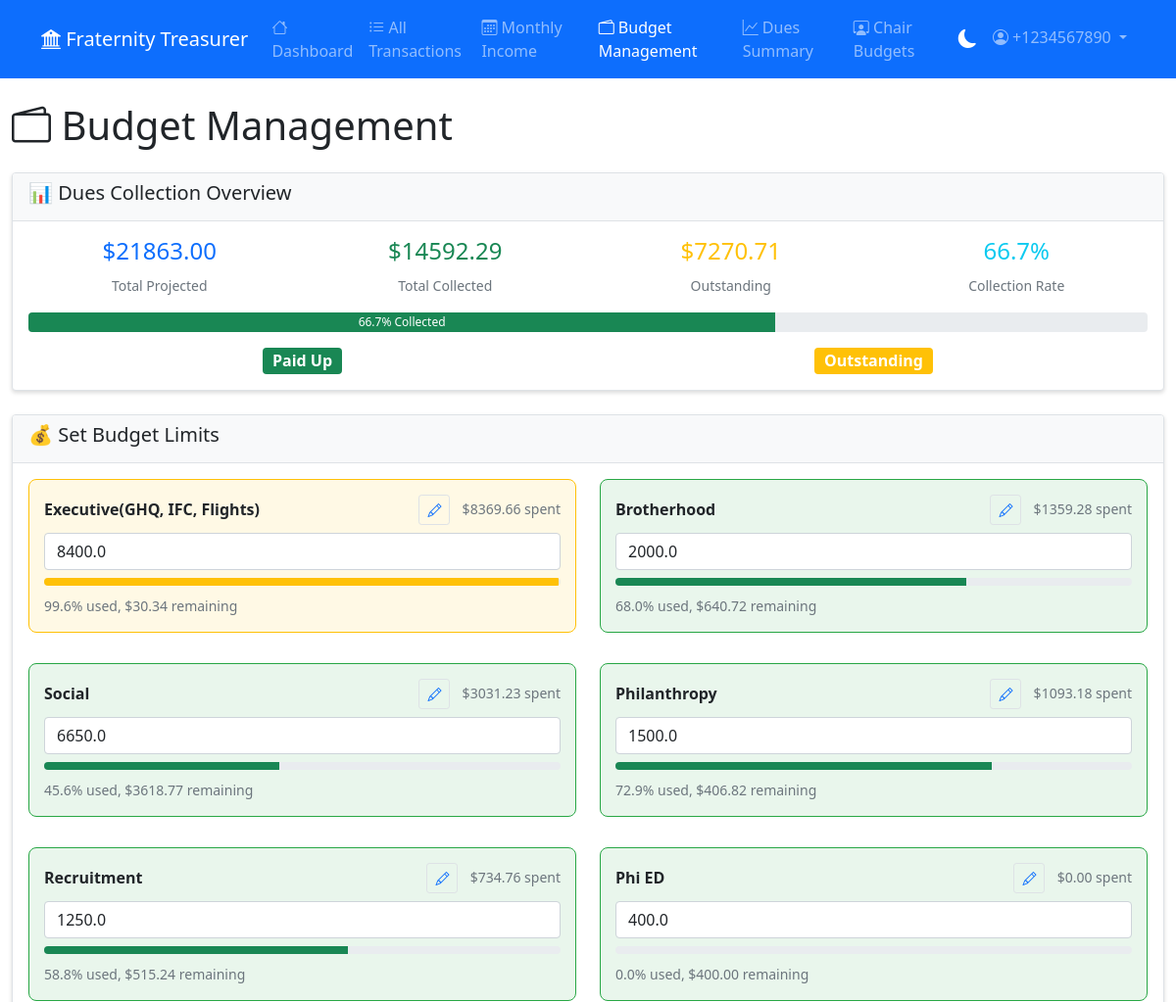
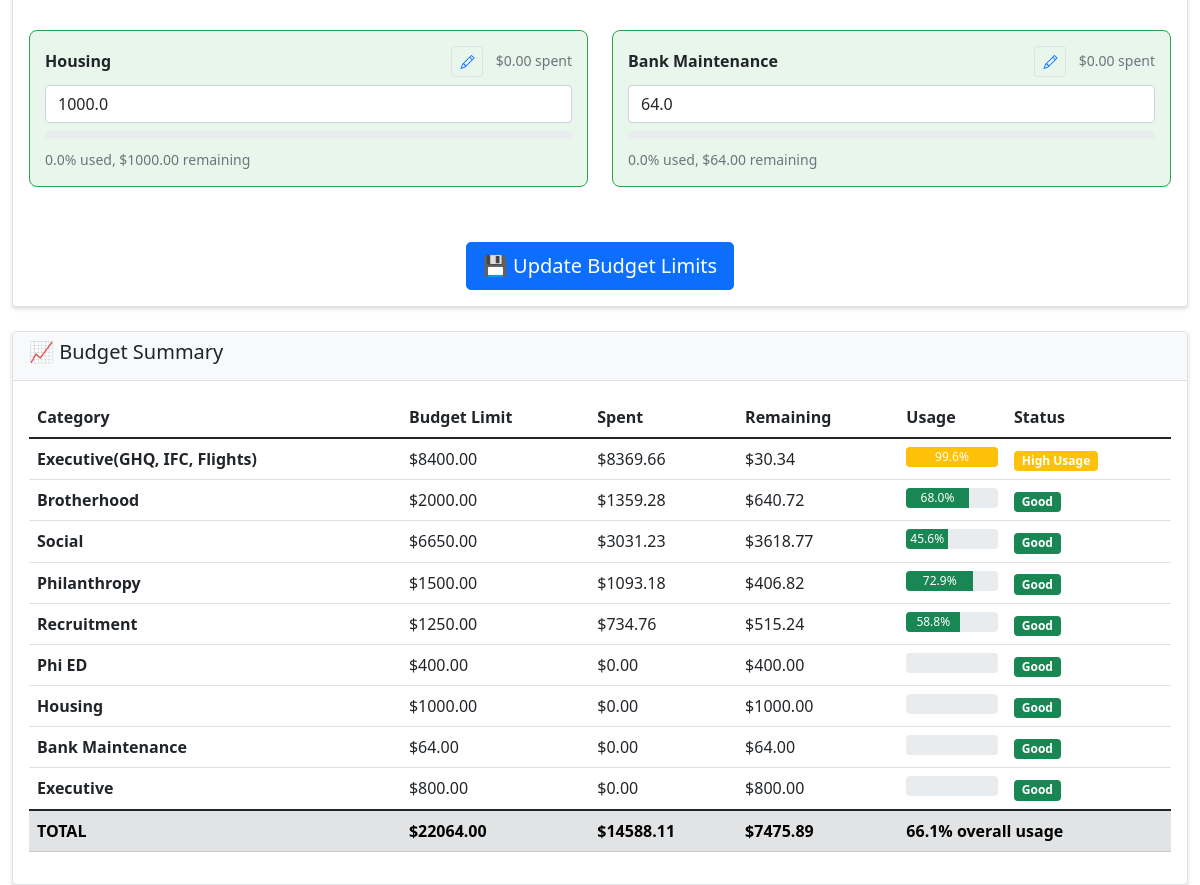
Screenshot of /budget_management (signed in) with the database file from the repository (2 pictures, top to bottom).
### models.py (models this page shows, shortened)
class BudgetLimit(db.Model):
    __tablename__ = 'budget_limits'
    id = db.Column(db.Integer, primary_key=True)
    category = db.Column(db.String(50), nullable=False)
    semester_id = db.Column(db.String(50), db.ForeignKey('semesters.id'), nullable=False)
    amount = db.Column(db.Float, nullable=False, default=0.0)
    created_at = db.Column(db.DateTime, default=datetime.utcnow)
    __table_args__ = (db.UniqueConstraint('category', 'semester_id', name='_category_semester_uc'),)

### app.py (the view)
        @wraps(f)
        def decorated_function(*args, **kwargs):
            if not has_permission(permission_name):
                flash(f'You do not have permission to {permission_name.replace("_", " ")}. This action is restricted to treasurers only.', 'error')
                return redirect(url_for('dashboard'))
            return f(*args, **kwargs)

### templates/budget_management.html (shortened to what this page needs)
{% extends "base.html" %}
{% block page_title %}
<i class="bi bi-wallet2"></i> Budget Management
{% endblock %}
{% block content %}
                <div class="card mb-4">
                    <div class="card-header">
                        <h5>📊 Dues Collection Overview</h5>
                    </div>
                    <div class="card-body">
                        <div class="row">
                            <div class="col-md-3">
                                <div class="text-center">
                                    <h4 class="text-primary">${{ "%.2f"|format(dues_summary.total_projected) }}</h4>
                                    <small class="text-muted">Total Projected</small>
                                </div>
                            </div>
                            <div class="col-md-3">
                                <div class="text-center">
                                    <h4 class="text-success">${{ "%.2f"|format(dues_summary.total_collected) }}</h4>
                                    <small class="text-muted">Total Collected</small>
                                </div>
                            </div>
                            <div class="col-md-3">
                                <div class="text-center">
                                    <h4 class="text-warning">${{ "%.2f"|format(dues_summary.outstanding) }}</h4>
                                    <small class="text-muted">Outstanding</small>
                                </div>
                            </div>
                            <div class="col-md-3">
                                <div class="text-center">
                                    <h4 class="text-info">{{ "%.1f"|format(dues_summary.collection_rate) }}%</h4>
                                    <small class="text-muted">Collection Rate</small>
                                </div>
                            </div>
                        </div>
                        <div class="progress mt-3" style="height: 20px;">
                            <div class="progress-bar bg-success" style="width: {{ dues_summary.collection_rate }}%">
                                {{ "%.1f"|format(dues_summary.collection_rate) }}% Collected
                            </div>
                        </div>
                        <div class="row mt-3">
                            <div class="col-6 text-center">
                                <span class="badge bg-success fs-6">{{ dues_summary.members_paid_up }} Paid Up</span>
                            </div>
                            <div class="col-6 text-center">
                                <span class="badge bg-warning fs-6">{{ dues_summary.members_outstanding }} Outstanding</span>
                            </div>
                        </div>
                    </div>
                </div>
                <div class="card mb-4">
                    <div class="card-header">
                        <h5>💰 Set Budget Limits</h5>
                    </div>
                    <div class="card-body">
                        <form method="POST">
                            <div class="row">
                                {% for category in categories %}
                                    {% set category_key = category.replace("(", "_").replace(")", "_").replace(" ", "_").replace(",", "") %}
                                    {% set current_budget = budget_limits.get(category, 0) %}
                                    {% set summary = budget_summary.get(category, {}) %}
                                    <div class="col-md-6 mb-3">
                                        <div class="budget-category
                                            {% if summary.percent_used > 100 %}over-budget
                                            {% elif summary.percent_used > 80 %}warning
                                            {% else %}good{% endif %}">
                                            <div class="d-flex justify-content-between align-items-center mb-2">
                                                <label for="budget_{{ category_key }}" class="form-label mb-0">
                                                    <strong>{{ category }}</strong>
                                                </label>
                                                <div class="text-end">
                                                    <a href="{{ url_for('edit_budget_category', category=category) }}"
                                                       class="btn btn-outline-primary btn-sm me-2" title="Edit Category">
                                                        <i class="bi bi-pencil"></i>
                                                    </a>
                                                    <small class="text-muted">
                                                        ${{ "%.2f"|format(summary.spent) }} spent
                                                    </small>
                                                </div>
                                            </div>
                                            <input type="number"
                                                   class="form-control mb-2"
                                                   id="budget_{{ category_key }}"
                                                   name="budget_{{ category_key }}"
                                                   value="{{ current_budget }}"
                                                   step="0.01"
                                                   placeholder="Budget limit">
                                            {% if current_budget > 0 %}
                                                <div class="progress mb-2" style="height: 8px;">
                                                    <div class="progress-bar
                                                        {% if summary.percent_used > 100 %}bg-danger
                                                        {% elif summary.percent_used > 80 %}bg-warning
                                                        {% else %}bg-success{% endif %}"
                                                        style="width: {{ [summary.percent_used, 100]|min }}%">
                                                    </div>
                                                </div>
                                                <small class="text-muted">
                                                    {{ "%.1f"|format(summary.percent_used) }}% used,
                                                    ${{ "%.2f"|format(summary.remaining) }} remaining
                                                </small>
                                            {% endif %}
                                        </div>
                                    </div>
                                {% endfor %}
                            </div>
                            <div class="text-center mt-4">
                                <button type="submit" class="btn btn-primary btn-lg">💾 Update Budget Limits</button>
                            </div>
                        </form>
                    </div>
                </div>
                <div class="card">
                    <div class="card-header">
                        <h5>📈 Budget Summary</h5>
                    </div>
                    <div class="card-body">
                        <div class="table-responsive">
                            <table class="table table-hover">
                                <thead>
                                    <tr>
                                        <th>Category</th>
                                        <th>Budget Limit</th>
                                        <th>Spent</th>
                                        <th>Remaining</th>
                                        <th>Usage</th>
                                        <th>Status</th>
                                    </tr>
                                </thead>
                                <tbody>
                                    {% for category, summary in budget_summary.items() %}
                                        <tr>
                                            <td><strong>{{ category }}</strong></td>
                                            <td>${{ "%.2f"|format(summary.budget_limit) }}</td>
                                            <td>${{ "%.2f"|format(summary.spent) }}</td>
                                            <td>${{ "%.2f"|format(summary.remaining) }}</td>
                                            <td>
                                                <div class="progress" style="height: 20px;">
                                                    <div class="progress-bar
                                                        {% if summary.percent_used > 100 %}bg-danger
                                                        {% elif summary.percent_used > 80 %}bg-warning
                                                        {% else %}bg-success{% endif %}"
                                                        style="width: {{ [summary.percent_used, 100]|min }}%">
                                                        {{ "%.1f"|format(summary.percent_used) }}%
                                                    </div>
                                                </div>
                                            </td>
                                            <td>
                                                {% if summary.percent_used > 100 %}
                                                    <span class="badge bg-danger">Over Budget</span>
                                                {% elif summary.percent_used > 80 %}
                                                    <span class="badge bg-warning">High Usage</span>
                                                {% else %}
                                                    <span class="badge bg-success">Good</span>
                                                {% endif %}
                                            </td>
                                        </tr>
                                    {% endfor %}
                                </tbody>
                                <tfoot>
                                    <tr class="table-secondary">
                                        <th>TOTAL</th>
                                        <th>${{ "%.2f"|format(budget_summary.values()|map(attribute='budget_limit')|sum) }}</th>
                                        <th>${{ "%.2f"|format(budget_summary.values()|map(attribute='spent')|sum) }}</th>
                                        <th>${{ "%.2f"|format(budget_summary.values()|map(attribute='remaining')|sum) }}</th>
                                        <th colspan="2">
                                            {% set total_budget = budget_summary.values()|map(attribute='budget_limit')|sum %}
                                            {% set total_spent = budget_summary.values()|map(attribute='spent')|sum %}
                                            {% set overall_usage = (total_spent / total_budget * 100) if total_budget > 0 else 0 %}
                                            {{ "%.1f"|format(overall_usage) }}% overall usage
                                        </th>
                                    </tr>
                                </tfoot>
                            </table>
                        </div>
                    </div>
                </div>
            </div>
{% endblock %}

### templates/base.html (shortened to what this page needs)
<!DOCTYPE html>
<html lang="en">
<head>
    <link href="https://cdn.jsdelivr.net/npm/bootstrap@5.1.3/dist/css/bootstrap.min.css" rel="stylesheet">
    <link href="https://cdn.jsdelivr.net/npm/bootstrap-icons@1.7.2/font/bootstrap-icons.css" rel="stylesheet">
</head>
<body>
    <nav class="navbar navbar-expand-lg navbar-dark bg-primary">
        <div class="container">
            <a class="navbar-brand" href="{{ url_for('dashboard') }}">
                <i class="bi bi-bank2"></i> Fraternity Treasurer
            </a>
            <div class="collapse navbar-collapse" id="navbarNav">
                <ul class="navbar-nav me-auto">
                    {% block nav_links %}
                    <li class="nav-item">
                        <a class="nav-link {% if request.endpoint == 'dashboard' %}active{% endif %}" href="{{ url_for('dashboard') }}">
                            <i class="bi bi-house"></i> Dashboard
                        </a>
                    </li>
                    <li class="nav-item">
                        <a class="nav-link {% if request.endpoint == 'transactions' %}active{% endif %}" href="{{ url_for('transactions') }}">
                            <i class="bi bi-list-ul"></i> All Transactions
                        </a>
                    </li>
                    <li class="nav-item">
                        <a class="nav-link {% if request.endpoint == 'monthly_income' %}active{% endif %}" href="{{ url_for('monthly_income') }}">
                            <i class="bi bi-calendar3"></i> Monthly Income
                        </a>
                    </li>
                    {% if has_permission('manage_budgets') %}
                    <li class="nav-item">
                        <a class="nav-link {% if request.endpoint == 'budget_management' %}active{% endif %}" href="{{ url_for('budget_management') }}">
                            <i class="bi bi-wallet2"></i> Budget Management
                        </a>
                    </li>
                    {% endif %}
                    <li class="nav-item">
                        <a class="nav-link {% if request.endpoint == 'dues_summary_page' %}active{% endif %}" href="{{ url_for('dues_summary_page') }}">
                            <i class="bi bi-graph-up"></i> Dues Summary
                        </a>
                    </li>
                    {% if has_permission('manage_budgets') or get_current_user_role().endswith('_chair') %}
                    <li class="nav-item">
                        <a class="nav-link {% if request.endpoint == 'chair_budget_management' %}active{% endif %}" href="{{ url_for('chair_budget_management') }}">
                            <i class="bi bi-person-workspace"></i> Chair Budgets
                        </a>
                    </li>
                    {% endif %}
                    {% endblock %}
                </ul>
                <ul class="navbar-nav">
                    <li class="nav-item">
                        <button class="theme-toggle" onclick="toggleTheme()" title="Toggle Dark Mode">
                            <i class="bi bi-moon-fill" id="theme-icon"></i>
                        </button>
                    </li>
                    <li class="nav-item dropdown">
                        <a class="nav-link dropdown-toggle" href="#" id="navbarDropdown" role="button" data-bs-toggle="dropdown">
                            <i class="bi bi-person-circle"></i> {{ session.user }}
                        </a>
                    </li>
                </ul>
            </div>
        </div>
    </nav>
    <div class="container-fluid mt-4">
        <div class="row">
            <div class="col-12">
                <h1 class="mb-4">{% block page_title %}Fraternity Treasurer Dashboard{% endblock %}</h1>
            </div>
        </div>
        {% block content %}{% endblock %}
</body>
</html>

### rows the page displays
BudgetLimit: categories "8400.0", category "Executive(GHQ, IFC, Flights)", budget_limit "8400.00", spent "8369.66", remaining "30.34", {{ [summary.percent_used, 100]|min }} 99.63880952380953 (drawn), percent_used "99.6", shows "High Usage"
BudgetLimit: categories "2000.0", category "Brotherhood", budget_limit "2000.00", spent "1359.28", remaining "640.72", {{ [summary.percent_used, 100]|min }} 67.964 (drawn), percent_used "68.0", shows "Good"
BudgetLimit: categories "6650.0", category "Social", budget_limit "6650.00", spent "3031.23", remaining "3618.77", {{ [summary.percent_used, 100]|min }} 45.5824060150376 (drawn), percent_used "45.6", shows "Good"
BudgetLimit: categories "1500.0", category "Philanthropy", budget_limit "1500.00", spent "1093.18", remaining "406.82", {{ [summary.percent_used, 100]|min }} 72.87866666666666 (drawn), percent_used "72.9", shows "Good"
BudgetLimit: categories "1250.0", category "Recruitment", budget_limit "1250.00", spent "734.76", remaining "515.24", {{ [summary.percent_used, 100]|min }} 58.7808 (drawn), percent_used "58.8", shows "Good"
BudgetLimit: category "Phi ED", spent "0.00", amount "400.0", percent_used "0.0", remaining "400.00", budget_limit "400.00", shows "Good"
BudgetLimit: category "Housing", spent "0.00", amount "1000.0", percent_used "0.0", remaining "1000.00", budget_limit "1000.00", shows "Good"
BudgetLimit: category "Bank Maintenance", spent "0.00", amount "64.0", percent_used "0.0", remaining "64.00", budget_limit "64.00", shows "Good"
BudgetLimit: category "Executive", budget_limit "800.00", spent "0.00", remaining "800.00", shows "Good"

### other values shown
{{ session.user }} "+1234567890"
{{ "%.2f"|format(dues_summary.total_projected) }} "21863.00"
{{ "%.2f"|format(dues_summary.total_collected) }} "14592.29"
{{ "%.2f"|format(dues_summary.outstanding) }} "7270.71"
{{ "%.1f"|format(dues_summary.collection_rate) }} "66.7"
{{ category }} "Executive(GHQ, IFC, Flights)" "Brotherhood" "Social" "Philanthropy" "Recruitment"
{{ "%.2f"|format(summary.spent) }} "8369.66" "1359.28" "3031.23" "1093.18" "734.76"
{{ "%.1f"|format(summary.percent_used) }} "99.6" "68.0" "45.6" "72.9" "58.8"
{{ "%.2f"|format(summary.remaining) }} "30.34" "640.72" "3618.77" "406.82" "515.24"
{{ "%.2f"|format(budget_summary.values()|map(attribute='spent')|sum) }} "14588.11"
{{ "%.2f"|format(budget_summary.values()|map(attribute='remaining')|sum) }} "7475.89"
{{ "%.1f"|format(overall_usage) }} "66.1"
